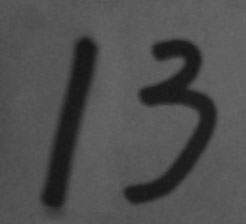
#> input picture edge detection/handwriting.jpg, 246 x 224 px
$ python edge_detection.py
#> lines starting #> are read from the running program, lines starting #| are printed output that depends on the picture; after the words box and inside, x2 and y2 are one past the last pixel; in counts of white or black regions, pixels touching at a corner belong together
import cv2
import numpy as np

img = cv2.imread('handwriting.jpg', 0)
#> img is the input picture: shape (224, 246); min 20, max 105, mean 78.9
edges = cv2.Canny(img, 30, 70)
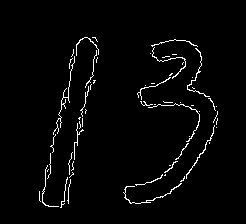
#> edges: shape (224, 246); 2.5% white in thin lines or dots, all inside (x1, y1, x2, y2) = (39, 37, 218, 208)
both = np.hstack((img, edges))
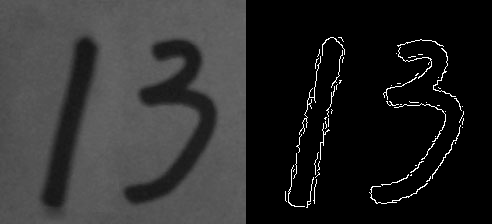
#> both: shape (224, 492); min 0, max 255, mean 42.7
cv2.imshow('compare',both)
cv2.waitKey(0)

res, thresh = cv2.threshold(img, 0, 255, cv2.THRESH_BINARY + cv2.THRESH_OTSU)
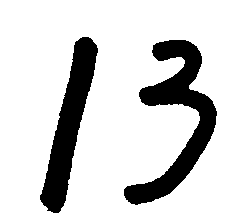
#> thresh: shape (224, 246); 83.6% white; 2 black regions, box (x1, y1, x2, y2) and area: (124, 40, 217, 205) 5068, (40, 37, 98, 213) 3983
#> res = 61
edges1 = cv2.Canny(thresh, 30, 70)
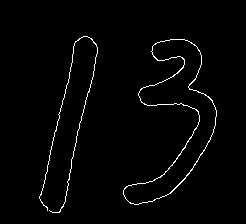
#> edges1: shape (224, 246); 1.8% white in thin lines or dots, all inside (x1, y1, x2, y2) = (39, 36, 217, 213)
cv2.imshow('better', np.hstack((img, thresh, edges1)))
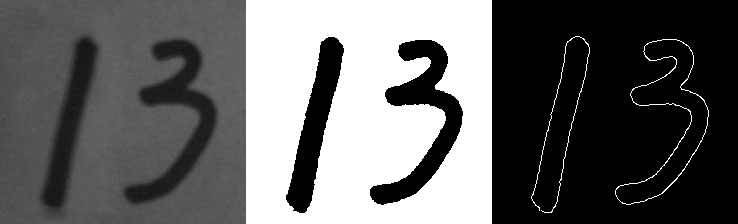
#> window 'better': shape (224, 738); min 0, max 255, mean 98.9
cv2.waitKey(0)


def nothing(x):
    pass

img1 = cv2.imread('sudoku.jpg', 0)
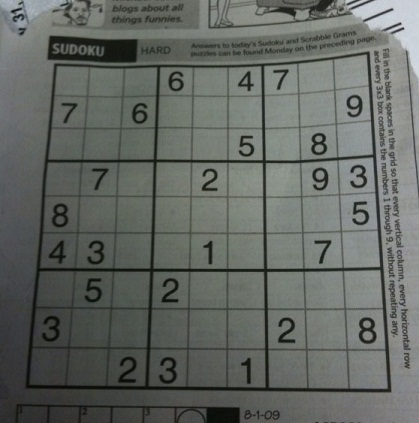
#> input picture edge detection/sudoku.jpg, 419 x 423 px
#> img1: shape (423, 419); min 5, max 218, mean 101.9
cv2.namedWindow('window')

cv2.createTrackbar('maxVal', 'window', 20, 255, nothing)
cv2.createTrackbar('minVal', 'window', 20, 255, nothing)
cv2.imshow('window', img1)

while(True):
    max_val = cv2.getTrackbarPos('maxVal', 'window')
    min_val = cv2.getTrackbarPos('minVal', 'window')

    edges2 = cv2.Canny(img1, min_val, max_val)
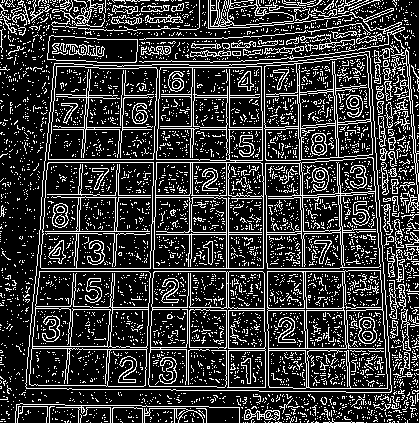
#> edges2: shape (423, 419); 21.7% white in thin lines or dots
    cv2.imshow('window', edges2)

    if cv2.waitKey(30) == 27:
#> (key Esc is pressed here)
        cv2.destroyAllWindows()
        break
